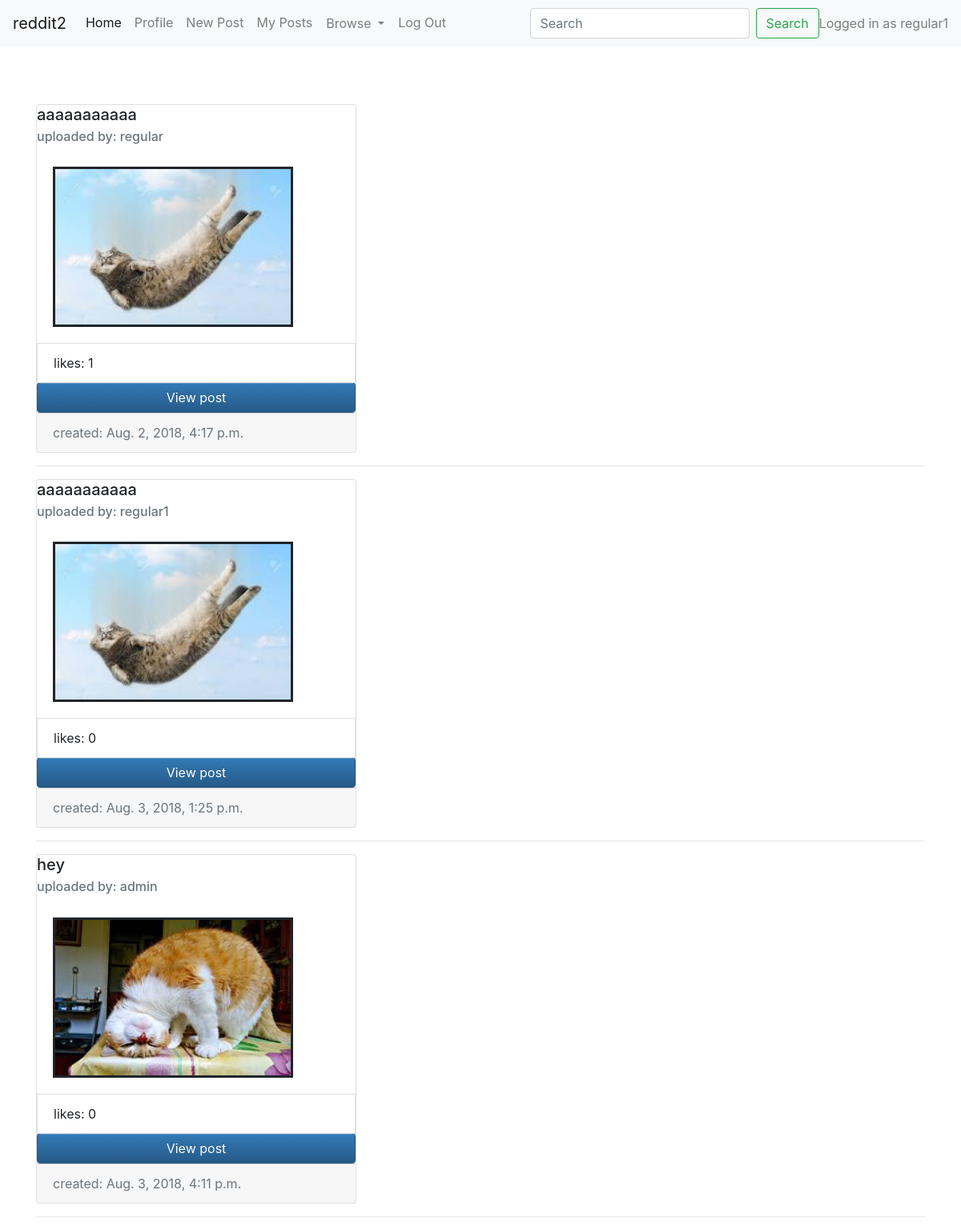
Screenshot of /post/files/ (signed in) with the database file from the repository.
### post_app/models.py (models this page shows, shortened)
class Poster(AbstractUser):
    pass

class Post(models.Model):
    created_date = models.DateTimeField(default=datetime.now)
    title = models.CharField(max_length=250)
    original_content = models.BooleanField(blank=True, default=False)
    spoiler = models.BooleanField(blank=True, default=False)
    nsfw = models.BooleanField(blank=True, default=False)
    nr_likes = models.IntegerField(default=0)
    class Meta:
        abstract = True

class File(Post):
    user = models.ForeignKey(Poster, on_delete=models.CASCADE)
    file = models.FileField()
    likes = GenericRelation(Like, related_query_name='like_file')
    comments = GenericRelation(Comment)

### post_app/views.py (the view)
# urls.py: path('files/', views.files, name='files'),
@login_required(login_url='/accounts/login/')
def files(request):
    files = File.objects.all()
    template = 'post_app/files.html'
    context = {'files': files}
    return render(request, template, context)

### post_app/templates/post_app/files.html
{% extends 'post_app/base.html' %}
{% block body %}
{% for file in files %}
<div class="card" style="width: 25rem;">
    <h5 class="card-title"> {{ file.title }}</h5>
    <h6 class="card-subtitle mb-2 text-muted"> uploaded by: {{ file.user }}</h6>
    <div class="card-body">
         <img width=300px height=200px style="border-style:solid" src="/media/{{ file.file }}">
    </div>
    <li class="list-group-item">likes: {{file.nr_likes}}</li>
    <a href="/post/files/{{file.id}}" class="btn btn-primary" style="">View post</a>
    <div class="card-footer text-muted">
    created: {{file.created_date}}
    </div>
</div>
<hr>
{% endfor %}
{% endblock %}

### post_app/templates/post_app/base.html (shortened to what this page needs)
<!DOCTYPE html>
<html lang="en">
<head>
    <link rel="stylesheet" href="https://stackpath.bootstrapcdn.com/bootstrap/4.1.3/css/bootstrap.min.css">
    <link rel="stylesheet" href="https://maxcdn.bootstrapcdn.com/bootstrap/3.3.7/css/bootstrap-theme.min.css">
    <link rel="stylesheet" href="https://use.fontawesome.com/releases/v5.2.0/css/all.css">
  </head>
<body>
<nav class="navbar navbar-expand-lg navbar-light bg-light">
  <a class="navbar-brand" href="#">reddit2</a>
  <div class="collapse navbar-collapse" id="navbarNavDropdown">
     <ul class="navbar-nav mr-auto">
         <li class="nav-item active">
            <a class="nav-link" href="/">Home <span class="sr-only">(current)</span></a>
         </li>
         {% if user.is_authenticated %}
         <li class="nav-item">
            <a class="nav-link" href="{% url 'personal_data' %}">Profile</a>
         </li>
         <li class="nav-item">
            <a class="nav-link" href="{% url 'create_post' %}">New Post</a>
         </li>
         <li class="nav-item">
            <a class="nav-link" href="{% url 'my_posts' %}">My Posts</a>
         </li>
         <li class="nav-item dropdown">
            <a class="btn nav-link dropdown-toggle" id="navbarDropdownMenuLink" role="button" data-toggle="dropdown" aria-haspopup="true" aria-expanded="false">
            Browse
            </a>
         </li>
         <li class="nav-item">
             <a class="nav-link" href="{% url 'logout_view' %}">Log Out</a>
         </li>
         {% endif %}
    </ul>
      {% if user.is_authenticated %}
         <form class="form-inline my-2 my-lg-0" action="{% url 'home' %}" >
            <input class="form-control mr-sm-2" type="search" placeholder="Search" aria-label="Search" name="search_query">
            <button class="btn btn-outline-success my-2 my-sm-0" type="submit">Search</button>
        </form>
        <span class="navbar-text">
      Logged in as {{request.user.username}}
        </span>
      {% endif %}
  </div>
</nav>
<br><br><br>
<div class = "container">
{% block body %}
{% endblock %}
</div>
</body>
</html>

### rows the page displays
Poster: user.username "regular1"
File: title "aaaaaaaaaaa", user "regular", file (picture), nr_likes "1", created_date "Aug. 2, 2018, 4:17 p.m."
File: title "aaaaaaaaaaa", user "regular1", file (picture), nr_likes "0", created_date "Aug. 3, 2018, 1:25 p.m."
File: title "hey", user "admin", file (picture), nr_likes "0", created_date "Aug. 3, 2018, 4:11 p.m."
